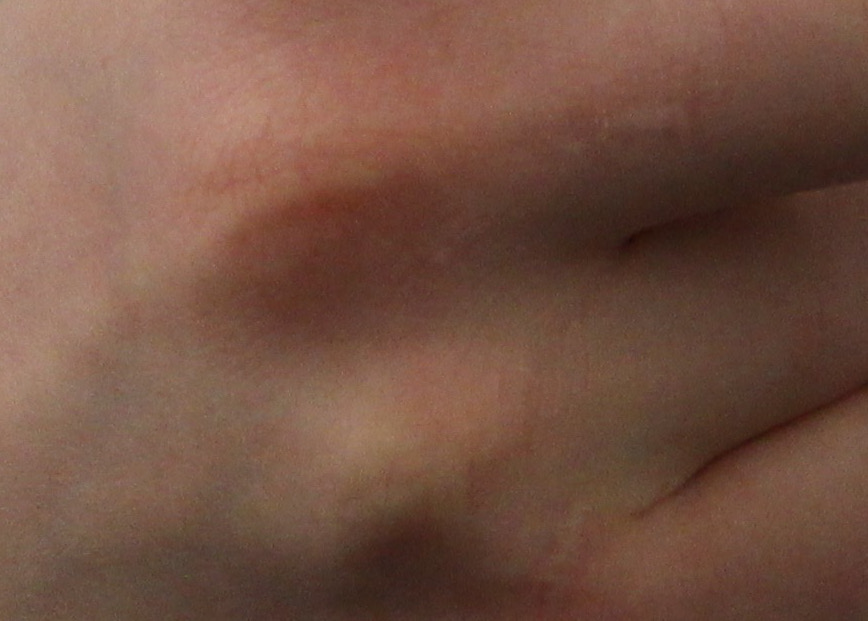
#> input picture skin_detection/hand2.jpg, 868 x 621 px
$ python skindetector.py
#> lines starting #> are read from the running program, lines starting #| are printed output that depends on the picture; after the words box and inside, x2 and y2 are one past the last pixel; in counts of white or black regions, pixels touching at a corner belong together; pictures that were not available may be replaced by others from this repository, and a replacement may not be noted
import cv2
import numpy as np

camera = cv2.VideoCapture('coaster.mp4')
#camera = cv2.VideoCapture('stretching.mp4')

roi = cv2.imread('hand2.jpg')
#> roi is the input picture: shape (621, 868, 3); mean B, G, R 67.7, 82.8, 117.5
hsv = cv2.cvtColor(roi,cv2.COLOR_BGR2HSV)
#> hsv: shape (621, 868, 3); mean H, S, V 9.1, 111.8, 117.5


#target = cv2.imread('family3.jpg')
#hsvt = cv2.cvtColor(target,cv2.COLOR_BGR2HSV)
while(camera.isOpened()):

    ret, target = camera.read()
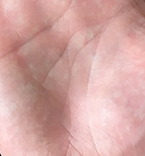
#> input picture skin_detection/hand.png, 145 x 156 px, given in place of coaster.mp4, which was not available
#> target is the input picture: shape (156, 145, 3); mean B, G, R 161.4, 165.5, 211.1

    r = 800.0 / target.shape[1]
#> r = 5.52
    dim = (800, int(target.shape[0] * r))
#> dim = (800, 860)

    target = cv2.resize(target, dim, interpolation = cv2.INTER_AREA)
#> target: shape (860, 800, 3)

    hsvt = cv2.cvtColor(target,cv2.COLOR_BGR2HSV)
#> hsvt: shape (860, 800, 3); mean H, S, V 27.6, 62.2, 211

    # calculating object histogram
    roihist = cv2.calcHist([hsv],[0, 1], None, [180, 256], [0, 180, 0, 256] )
    # normalize histogram and apply backprojection
    cv2.normalize(roihist,roihist,0,255,cv2.NORM_MINMAX)
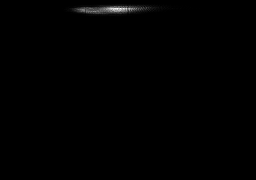
#> roihist: shape (180, 256) float32; min 0, max 255, mean 1
    dst = cv2.calcBackProject([hsvt],[0,1],roihist,[0,180,0,256],1)
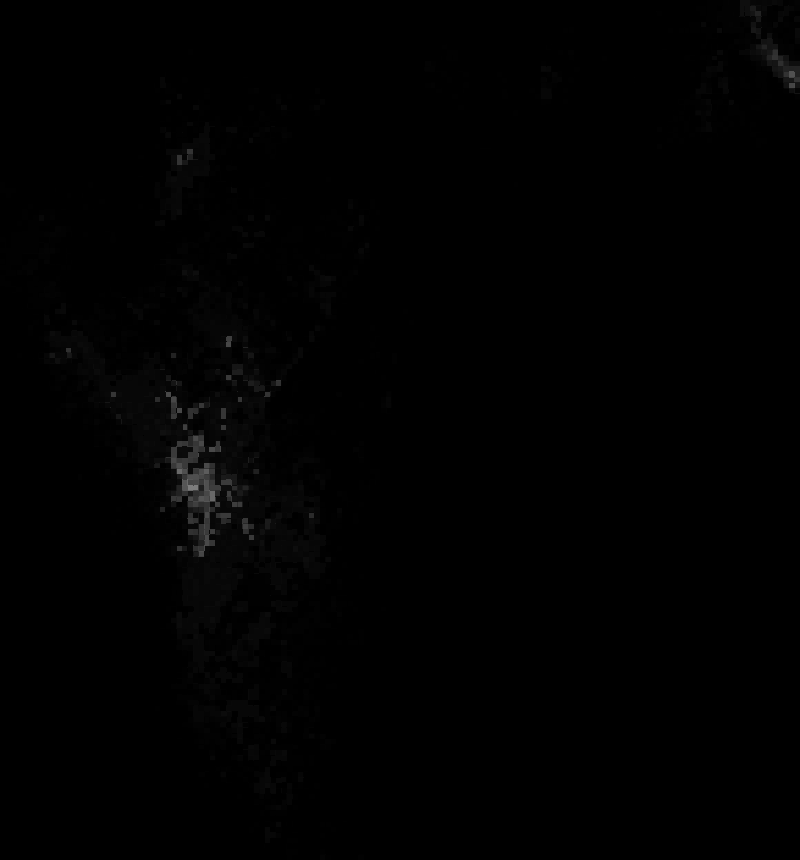
#> dst: shape (860, 800); min 0, max 125, mean 1
    # Now convolute with circular disc
    disc = cv2.getStructuringElement(cv2.MORPH_ELLIPSE,(5,5))
    cv2.filter2D(dst,-1,disc,dst)
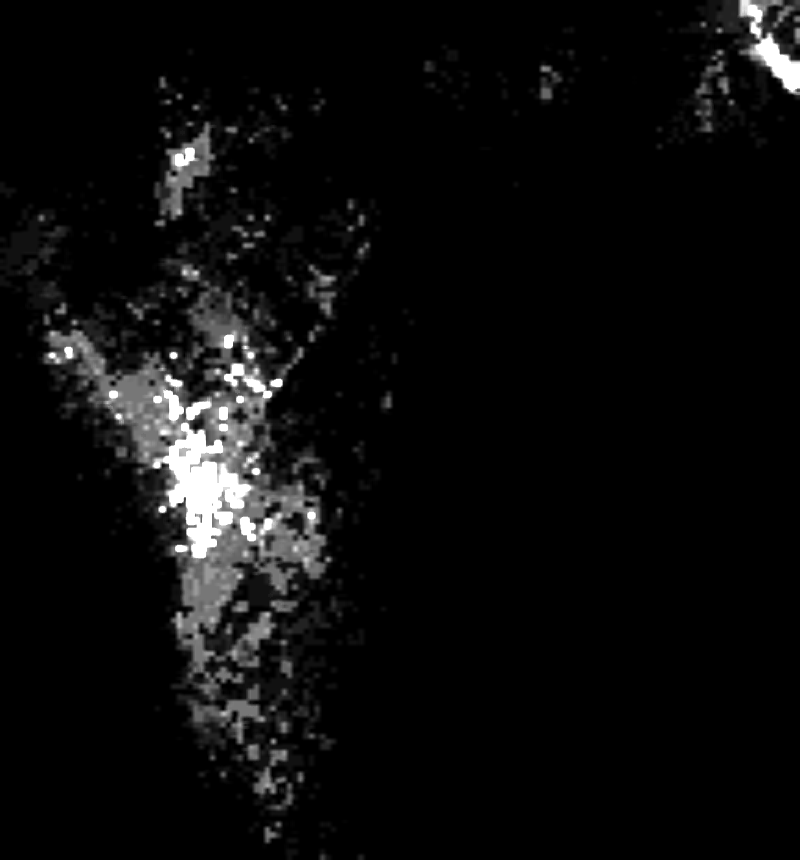
#> dst: shape (860, 800); min 0, max 255, mean 12.3
    # threshold and binary AND
    ret,thresh = cv2.threshold(dst,50,255,0)
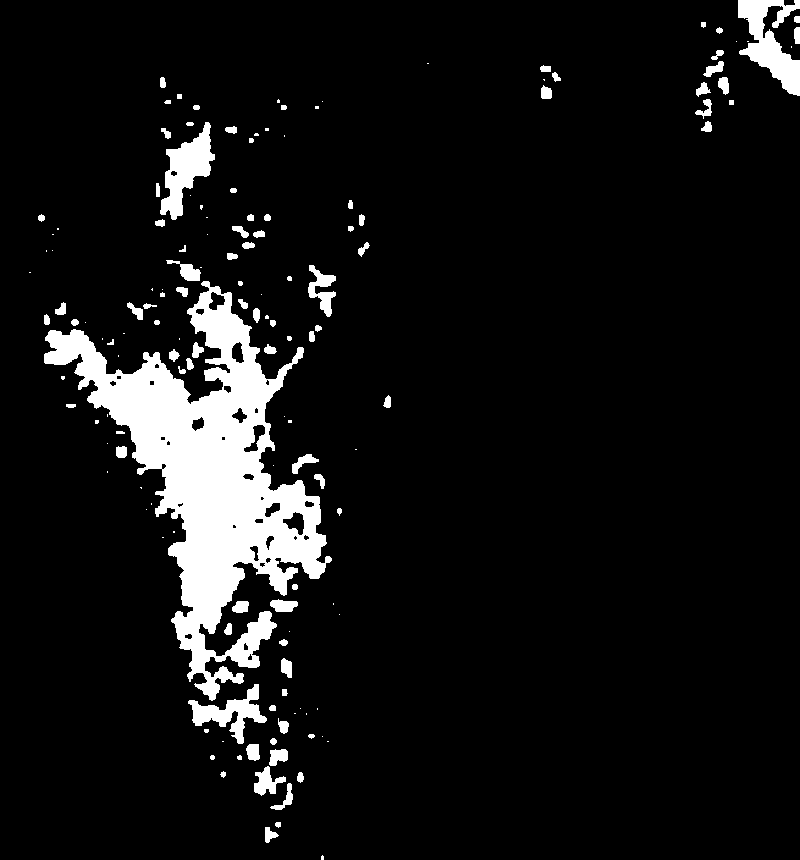
#> thresh: shape (860, 800); 7.8% white; 150 white regions (56 under 20 px), largest, box (x1, y1, x2, y2) and area: (44, 281, 332, 701) 38966, (738, 0, 800, 96) 2911, (160, 122, 215, 220) 2403
    thresh = cv2.erode(thresh, None, iterations=4)
#> thresh: shape (860, 800); 3.7% white; 41 white regions (21 under 20 px), largest, box (x1, y1, x2, y2) and area: (48, 334, 322, 631) 20274, (165, 137, 207, 212) 1044, (196, 309, 245, 360) 993
    thresh = cv2.dilate(thresh, None, iterations=4)
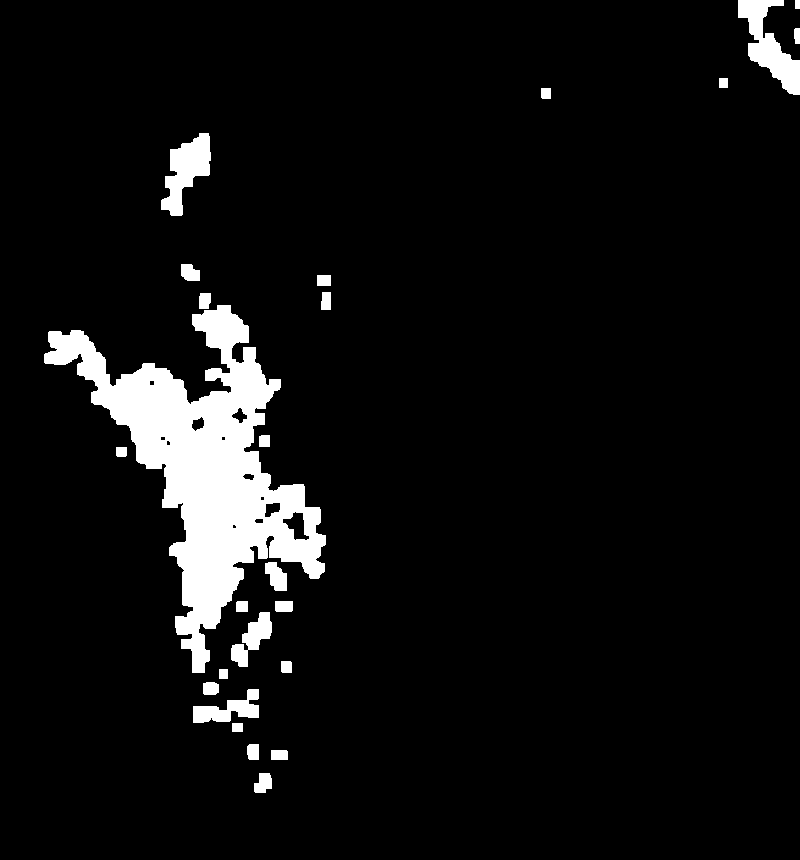
#> thresh: shape (860, 800); 6.3% white; 25 white regions, largest, box (x1, y1, x2, y2) and area: (44, 305, 326, 673) 33418, (738, 0, 800, 95) 2555, (161, 133, 211, 216) 2156

    thresh = cv2.merge((thresh,thresh,thresh))

    res = cv2.bitwise_and(target,thresh)
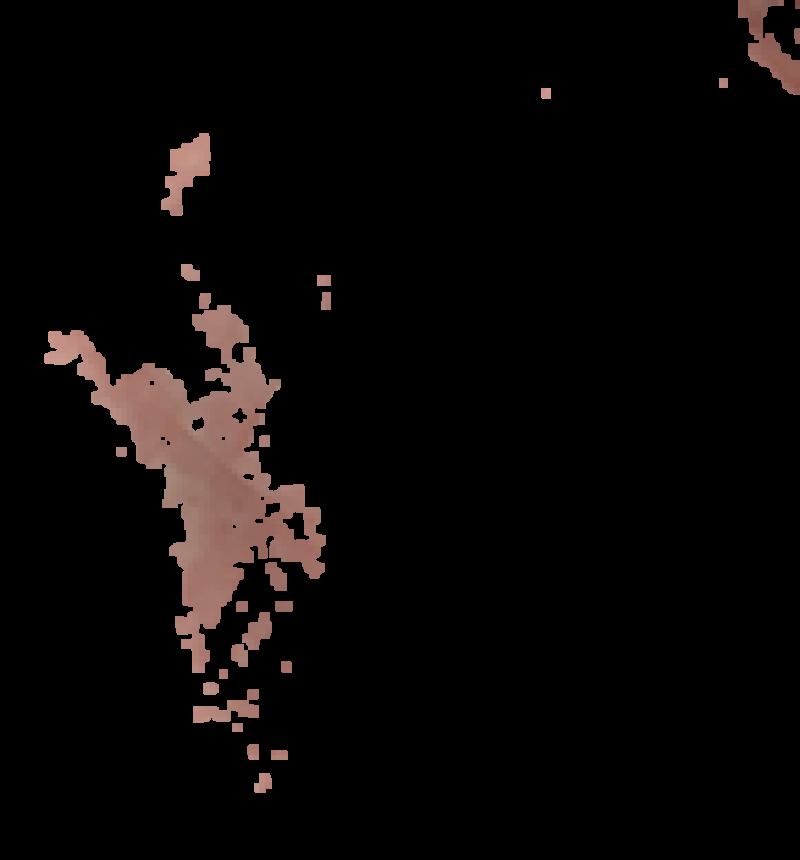
#> res: shape (860, 800, 3); mean B, G, R 6.9, 7.6, 10.4
    #res = np.vstack((target,thresh,res))

    #cv2.imshow('frame',np.hstack([frame, res]))

    cv2.imshow('thresh',thresh)
    cv2.imshow('frame',target)
    cv2.imshow('result',res)

    if cv2.waitKey(1) & 0xFF == ord('q'):
#> (key q is pressed here)
        break

camera.release()
cv2.destroyAllWindows()

#cv2.imshow('res.jpg',res)
#cv2.waitKey(0)
#cv2.imwrite('res.jpg',res)
